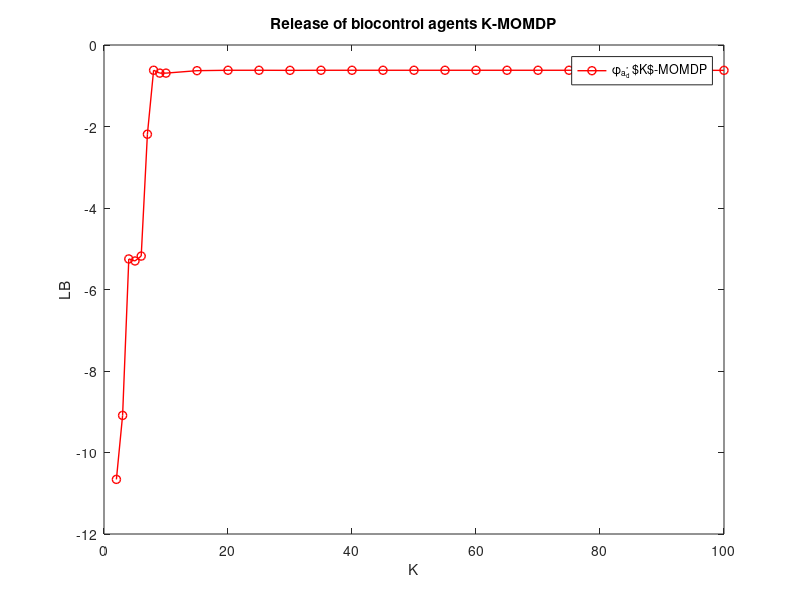
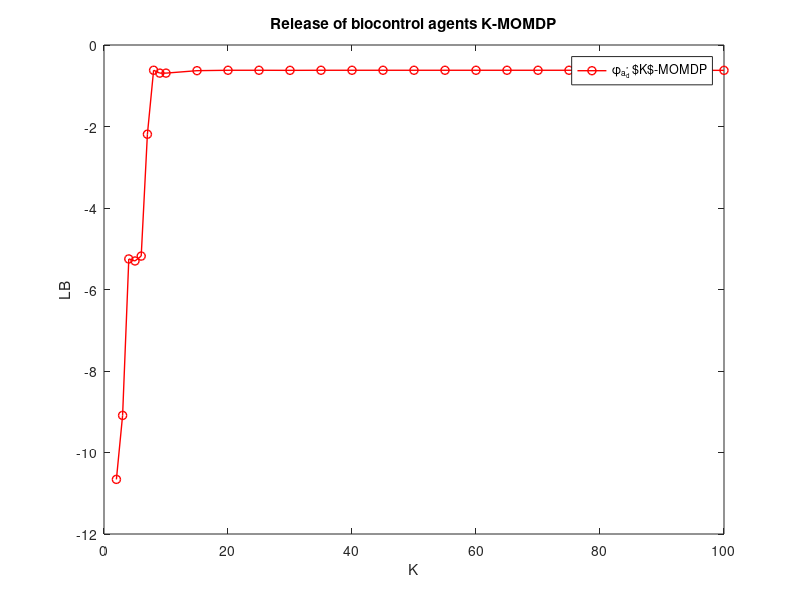

MATLAB code for these plots, in order:
K = [2,3,4,5,6,7,8,9,10,15,20,25,30,35,40,45,50,55,60,65,70,75,100];

LB = [-10.66, -9.09, -5.25, -5.3, -5.18, -2.19, -0.62, -0.69, -0.69, -0.63, -0.62, -0.62, -0.622, -0.62, -0.62, -0.62, -0.62, -0.62,-0.62,-0.62,-0.62,-0.62,-0.621987];


            figure;
            plot(K, LB, 'r-o', 'LineWidth', 1)
            xlabel('K')
            ylabel('LB');
            title('Release of biocontrol agents K-MOMDP');
            legend('\phi_{a^*_d} $K$-MOMDP');
            plot_name_fig = strcat('figures/biocontrol-K-MOMDP.fig');
            plot_name_png = strcat('figures/biocontrol-K-MOMDP.png');
            saveas(gcf, plot_name_fig);
            saveas(gcf, plot_name_png);
            